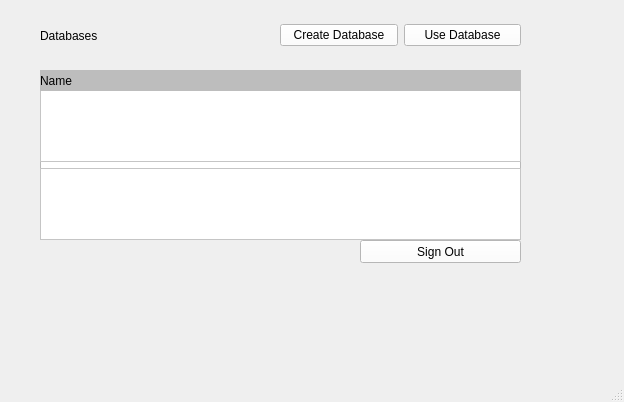
<?xml version="1.0" encoding="UTF-8"?>
<ui version="4.0">
 <class>MainWindow</class>
 <widget class="QMainWindow" name="MainWindow">
  <property name="enabled">
   <bool>true</bool>
  </property>
  <property name="geometry">
   <rect>
    <x>0</x>
    <y>0</y>
    <width>624</width>
    <height>402</height>
   </rect>
  </property>
  <property name="windowTitle">
   <string>MainWindow</string>
  </property>
  <property name="styleSheet">
   <string notr="true">QWidget#widget{
background-color:qlineargradient(spread:reflect, x1:0.266, y1:1, x2:1, y2:0, stop:0 rgba(9, 62, 62, 255), stop:1 rgba(27, 97, 134, 255));
}</string>
  </property>
  <widget class="QWidget" name="centralwidget">
   <property name="styleSheet">
    <string notr="true"/>
   </property>
   <widget class="QLabel" name="label">
    <property name="geometry">
     <rect>
      <x>40</x>
      <y>20</y>
      <width>181</width>
      <height>31</height>
     </rect>
    </property>
    <property name="styleSheet">
     <string notr="true">text-align: center;
font: 75 22pt &quot;MS Shell Dlg 2&quot;;
color: black;
</string>
    </property>
    <property name="text">
     <string>Databases</string>
    </property>
   </widget>
   <widget class="QPushButton" name="signoutbutton">
    <property name="geometry">
     <rect>
      <x>360</x>
      <y>240</y>
      <width>161</width>
      <height>23</height>
     </rect>
    </property>
    <property name="styleSheet">
     <string notr="true">background-color: rgb(255, 255, 255)</string>
    </property>
    <property name="text">
     <string>Sign Out</string>
    </property>
   </widget>
   <widget class="QWidget" name="horizontalLayoutWidget">
    <property name="geometry">
     <rect>
      <x>280</x>
      <y>20</y>
      <width>241</width>
      <height>31</height>
     </rect>
    </property>
    <layout class="QHBoxLayout" name="horizontalLayout">
     <item>
      <widget class="QPushButton" name="createdbbutton">
       <property name="styleSheet">
        <string notr="true">background-color: rgb(255, 255, 255)</string>
       </property>
       <property name="text">
        <string>Create Database</string>
       </property>
      </widget>
     </item>
     <item>
      <widget class="QPushButton" name="usedbbutton">
       <property name="styleSheet">
        <string notr="true">background-color: rgb(255, 255, 255)</string>
       </property>
       <property name="text">
        <string>Use Database</string>
       </property>
      </widget>
     </item>
    </layout>
   </widget>
   <widget class="QListView" name="listView">
    <property name="geometry">
     <rect>
      <x>40</x>
      <y>70</y>
      <width>481</width>
      <height>151</height>
     </rect>
    </property>
   </widget>
   <widget class="QWidget" name="verticalLayoutWidget">
    <property name="geometry">
     <rect>
      <x>40</x>
      <y>90</y>
      <width>481</width>
      <height>150</height>
     </rect>
    </property>
    <layout class="QVBoxLayout" name="verticalLayout">
     <item>
      <widget class="QTextBrowser" name="textBrowser_2">
       <property name="styleSheet">
        <string notr="true">background-color: rgb(255, 255, 255);</string>
       </property>
       <property name="html">
        <string>&lt;!DOCTYPE HTML PUBLIC &quot;-//W3C//DTD HTML 4.0//EN&quot; &quot;http://www.w3.org/TR/REC-html40/strict.dtd&quot;&gt;
&lt;html&gt;&lt;head&gt;&lt;meta name=&quot;qrichtext&quot; content=&quot;1&quot; /&gt;&lt;style type=&quot;text/css&quot;&gt;
p, li { white-space: pre-wrap; }
&lt;/style&gt;&lt;/head&gt;&lt;body style=&quot; font-family:'MS Shell Dlg 2'; font-size:8.25pt; font-weight:400; font-style:normal;&quot;&gt;
&lt;p style=&quot;-qt-paragraph-type:empty; margin-top:0px; margin-bottom:0px; margin-left:0px; margin-right:0px; -qt-block-indent:0; text-indent:0px;&quot;&gt;&lt;br /&gt;&lt;/p&gt;&lt;/body&gt;&lt;/html&gt;</string>
       </property>
      </widget>
     </item>
     <item>
      <widget class="QTextBrowser" name="textBrowser_3">
       <property name="styleSheet">
        <string notr="true">background-color: rgb(255, 255, 255);</string>
       </property>
       <property name="html">
        <string>&lt;!DOCTYPE HTML PUBLIC &quot;-//W3C//DTD HTML 4.0//EN&quot; &quot;http://www.w3.org/TR/REC-html40/strict.dtd&quot;&gt;
&lt;html&gt;&lt;head&gt;&lt;meta name=&quot;qrichtext&quot; content=&quot;1&quot; /&gt;&lt;style type=&quot;text/css&quot;&gt;
p, li { white-space: pre-wrap; }
&lt;/style&gt;&lt;/head&gt;&lt;body style=&quot; font-family:'MS Shell Dlg 2'; font-size:8.25pt; font-weight:400; font-style:normal;&quot;&gt;
&lt;p style=&quot;-qt-paragraph-type:empty; margin-top:0px; margin-bottom:0px; margin-left:0px; margin-right:0px; -qt-block-indent:0; text-indent:0px;&quot;&gt;&lt;br /&gt;&lt;/p&gt;&lt;/body&gt;&lt;/html&gt;</string>
       </property>
      </widget>
     </item>
    </layout>
   </widget>
   <widget class="QLabel" name="label_2">
    <property name="geometry">
     <rect>
      <x>40</x>
      <y>70</y>
      <width>481</width>
      <height>21</height>
     </rect>
    </property>
    <property name="styleSheet">
     <string notr="true">background-color: rgb(189, 189, 189);
font: 75 10pt &quot;MS Shell Dlg 2&quot;;</string>
    </property>
    <property name="text">
     <string>Name</string>
    </property>
   </widget>
  </widget>
  <widget class="QMenuBar" name="menubar">
   <property name="geometry">
    <rect>
     <x>0</x>
     <y>0</y>
     <width>624</width>
     <height>21</height>
    </rect>
   </property>
  </widget>
  <widget class="QStatusBar" name="statusbar"/>
 </widget>
 <resources/>
 <connections/>
</ui>
